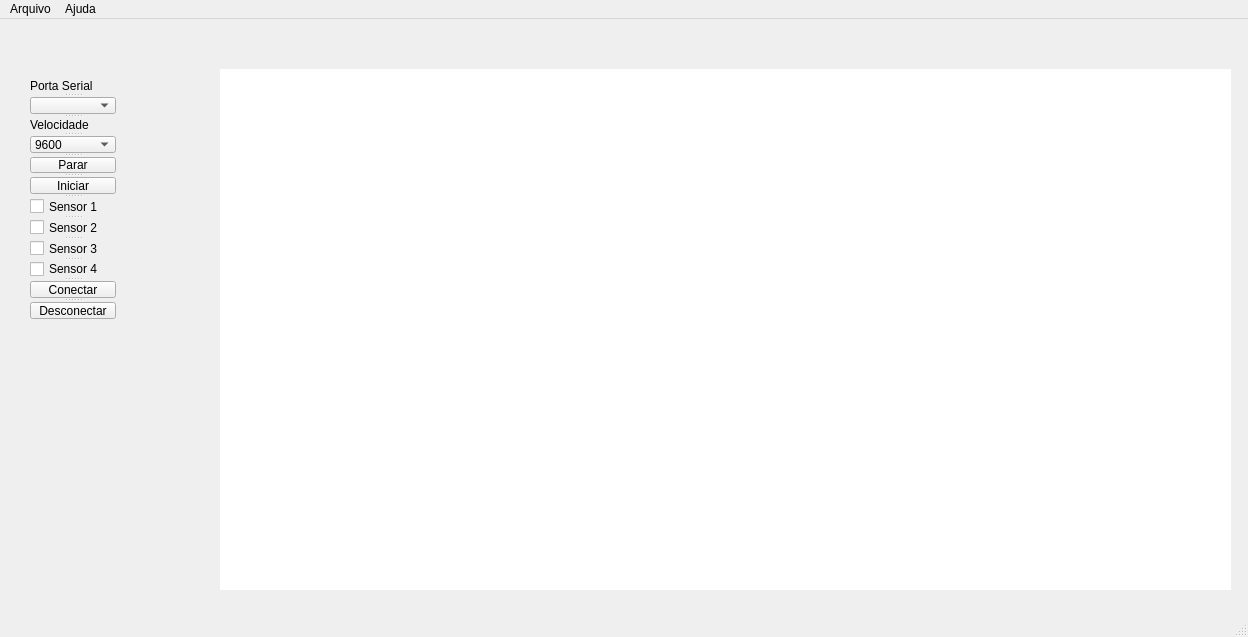
<?xml version="1.0" encoding="UTF-8"?>
<ui version="4.0">
 <class>MainWindow</class>
 <widget class="QMainWindow" name="MainWindow">
  <property name="geometry">
   <rect>
    <x>0</x>
    <y>0</y>
    <width>1248</width>
    <height>637</height>
   </rect>
  </property>
  <property name="windowTitle">
   <string>MainWindow</string>
  </property>
  <widget class="QWidget" name="centralwidget">
   <widget class="QWidget" name="temp_chart" native="true">
    <property name="geometry">
     <rect>
      <x>220</x>
      <y>50</y>
      <width>1011</width>
      <height>521</height>
     </rect>
    </property>
    <property name="autoFillBackground">
     <bool>false</bool>
    </property>
    <property name="styleSheet">
     <string notr="true">background-color: rgb(255, 255, 255);</string>
    </property>
   </widget>
   <widget class="QSplitter" name="splitter">
    <property name="geometry">
     <rect>
      <x>30</x>
      <y>60</y>
      <width>86</width>
      <height>240</height>
     </rect>
    </property>
    <property name="orientation">
     <enum>Qt::Vertical</enum>
    </property>
    <widget class="QLabel" name="label">
     <property name="text">
      <string>Porta Serial</string>
     </property>
    </widget>
    <widget class="QComboBox" name="ports_comboBox"/>
    <widget class="QLabel" name="label_2">
     <property name="text">
      <string>Velocidade</string>
     </property>
    </widget>
    <widget class="QComboBox" name="speed_comboBox">
     <item>
      <property name="text">
       <string>9600</string>
      </property>
     </item>
     <item>
      <property name="text">
       <string>19200</string>
      </property>
     </item>
     <item>
      <property name="text">
       <string>38400</string>
      </property>
     </item>
     <item>
      <property name="text">
       <string>57600</string>
      </property>
     </item>
     <item>
      <property name="text">
       <string>115200</string>
      </property>
     </item>
    </widget>
    <widget class="QPushButton" name="btn_parar">
     <property name="text">
      <string>Parar</string>
     </property>
    </widget>
    <widget class="QPushButton" name="btn_iniciar">
     <property name="text">
      <string>Iniciar</string>
     </property>
    </widget>
    <widget class="QCheckBox" name="chkb_sensor_1">
     <property name="text">
      <string>Sensor 1</string>
     </property>
    </widget>
    <widget class="QCheckBox" name="chkb_sensor_2">
     <property name="text">
      <string>Sensor 2</string>
     </property>
    </widget>
    <widget class="QCheckBox" name="chkb_sensor_3">
     <property name="text">
      <string>Sensor 3</string>
     </property>
    </widget>
    <widget class="QCheckBox" name="chkb_sensor_4">
     <property name="text">
      <string>Sensor 4</string>
     </property>
    </widget>
    <widget class="QPushButton" name="btn_conectar">
     <property name="text">
      <string>Conectar</string>
     </property>
    </widget>
    <widget class="QPushButton" name="btn_desconectar">
     <property name="text">
      <string>Desconectar</string>
     </property>
    </widget>
   </widget>
   <zorder>layoutWidget</zorder>
   <zorder>temp_chart</zorder>
   <zorder>splitter</zorder>
   <zorder>splitter</zorder>
   <zorder>splitter</zorder>
   <zorder>btn_iniciar</zorder>
  </widget>
  <widget class="QMenuBar" name="menubar">
   <property name="geometry">
    <rect>
     <x>0</x>
     <y>0</y>
     <width>1248</width>
     <height>19</height>
    </rect>
   </property>
   <widget class="QMenu" name="menuArquivo">
    <property name="geometry">
     <rect>
      <x>315</x>
      <y>166</y>
      <width>130</width>
      <height>146</height>
     </rect>
    </property>
    <property name="title">
     <string>Arquivo</string>
    </property>
    <addaction name="actionAbrir"/>
    <addaction name="actionSalvar"/>
    <addaction name="actionIniciar_Conexao"/>
    <addaction name="actionParar_Conexao"/>
    <addaction name="actionSair"/>
   </widget>
   <widget class="QMenu" name="menuAjuda">
    <property name="title">
     <string>Ajuda</string>
    </property>
    <addaction name="actionSobre"/>
   </widget>
   <addaction name="menuArquivo"/>
   <addaction name="menuAjuda"/>
  </widget>
  <widget class="QStatusBar" name="statusbar"/>
  <action name="actionAbrir">
   <property name="text">
    <string>Abrir</string>
   </property>
  </action>
  <action name="actionSalvar">
   <property name="text">
    <string>Salvar</string>
   </property>
  </action>
  <action name="actionIniciar_Conexao">
   <property name="text">
    <string>Iniciar Conexão</string>
   </property>
  </action>
  <action name="actionParar_Conexao">
   <property name="text">
    <string>Parar Conexão</string>
   </property>
  </action>
  <action name="actionSair">
   <property name="text">
    <string>Sair</string>
   </property>
  </action>
  <action name="actionSobre">
   <property name="text">
    <string>Sobre</string>
   </property>
  </action>
 </widget>
 <resources/>
 <connections/>
</ui>
